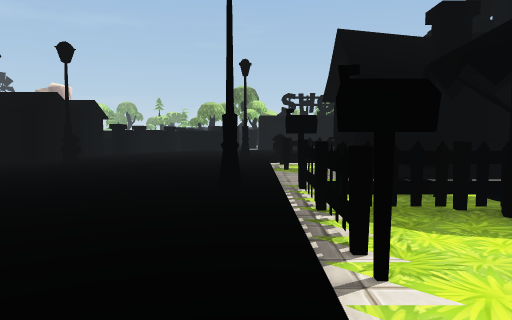
view 1 (above)

16 first-person views from a walk through a scene from a Unity 3-D project. The camera is 1.3 m above the floor, tilts 4° down and sees 70° across. The floor is counted in squares, 2 m on a side. Each view is taken from the middle of a square. On the plan, view 1 faces up. The plan holds only what a view shows up to about 11 squares ahead; the rest is blank. The place goes on beyond the plan. The player character is not drawn.

view 2
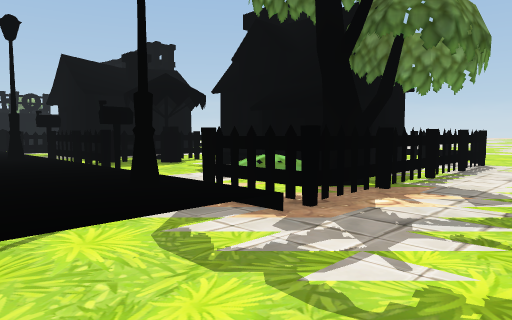

view 3
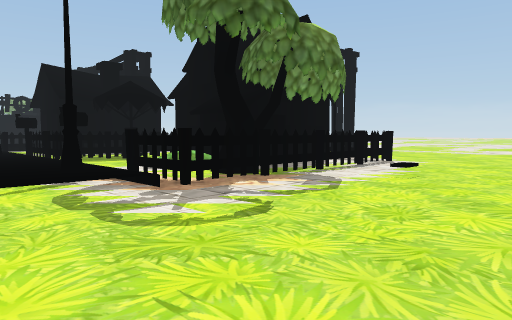

view 4
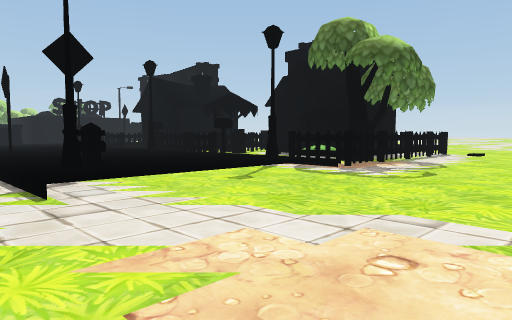

view 5
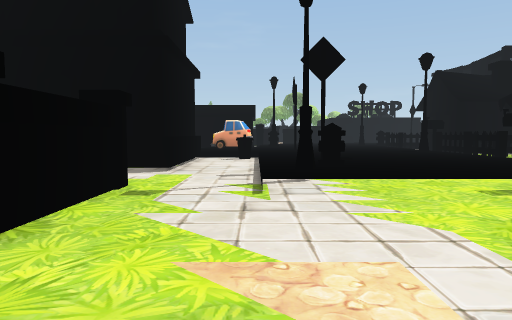

view 6
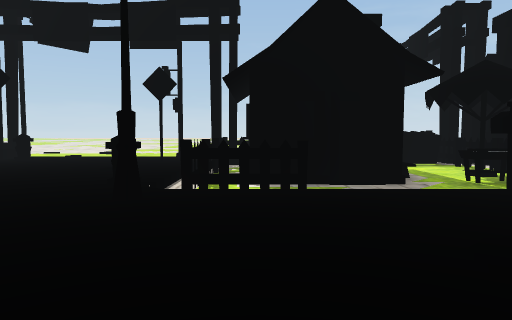

view 7
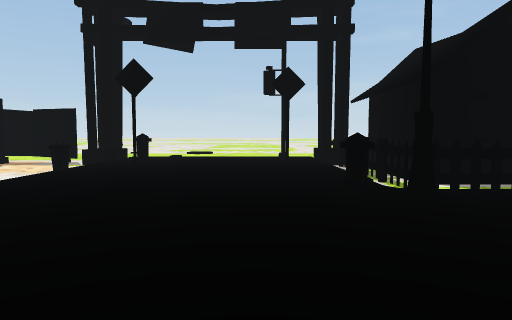

view 8
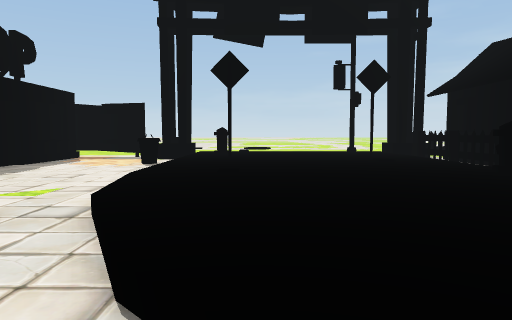

view 9
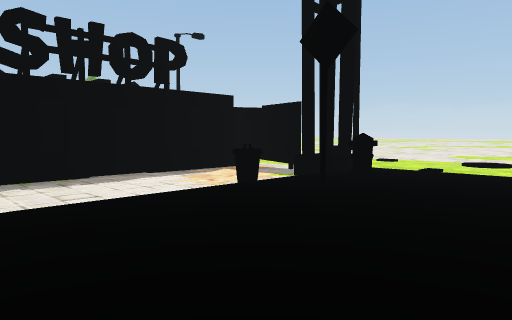

view 10
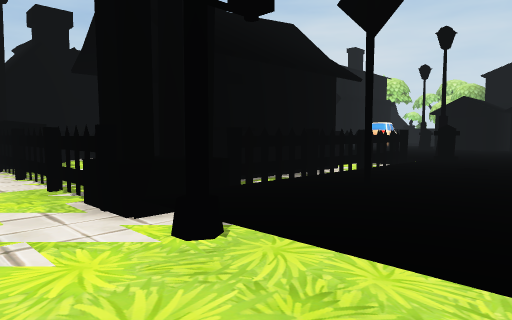

view 11
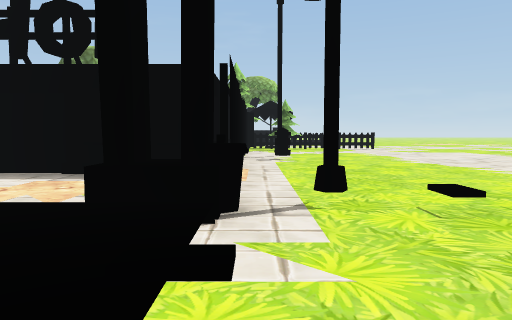

view 12
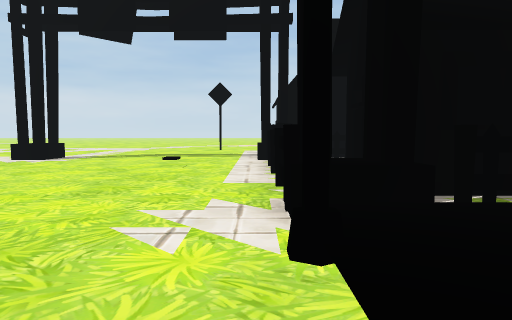

view 13
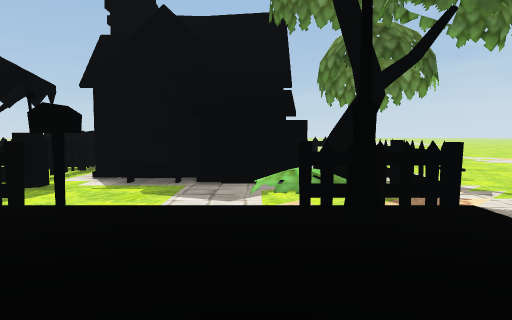

view 14
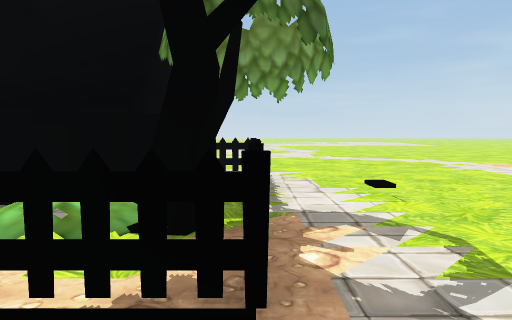

view 15
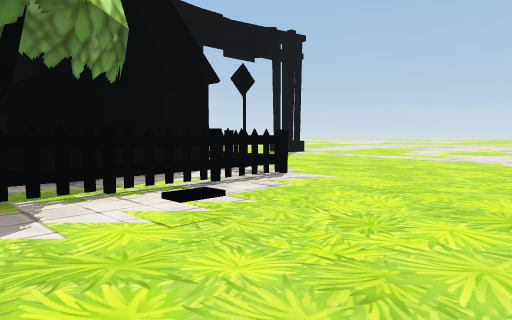

view 16
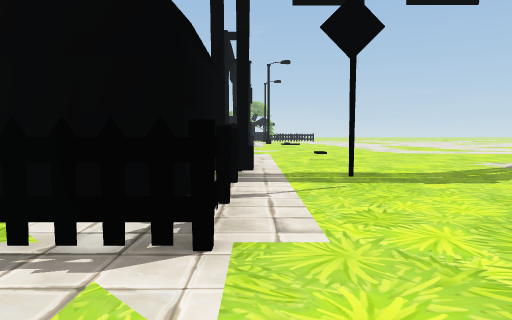

### Floor plan
Key: @ floor where view 1 was taken; # wall or solid block; x gap in a wall; . main floor; : floor 0.25 m higher than the main floor; / step, stairs or slope; ^ raised ledge; G garage; H hydrant; S streetlight; F fence; U house; M umbrella; B bottle; A bush; T tree; O other object.
Columns run from 10 left of view 1 to 8 right of it. Each row starts with its distance up from view 1.
 24                 ###
 23                 #.H
 22                 #..
 21                 #..
 20                 #..
 19            #######.
 18            ......#.
 17           .........
 16          /....x.^..
 15          / :::#H:..
 14       .    :::::://
 13            ::::::..
 12      G:   :::::::..
 11     G/:::::H:::::S.
 10    GGG::::SFFFFF#..
  9    G /:::::FUUUU#O.
  8      /H::::.U  U.F.
  7      :S::::.UUUU.F.
  6       :::::O....B..
  5 UU  ::#::::FM#..#O.
  4    #.^::::SFFBFFF..
  3    #./:::::F..UU#^.
  2    #./:::::O..U UF.
  1    #.//::::..UU U..
  0    ../H:::@//UUUUO.
 -1    #./S:::SFAT#UUF.
 -2     .//////F#FFFF..
 -3     ...............
 -4     ...............
 -5     ...............
 -6     ...............

Positions as (right, up) in squares from view 1, and headings:
1: (0, 0), facing up
2: (-2, -4), facing up-right
3: (-2, -6), facing up-right
4: (-6, -6), facing up-right
5: (-5, -6), facing up
6: (-4, 9), facing right
7: (-4, 12), facing right
8: (-4, 14), facing right
9: (0, 12), facing up-right
10: (8, 13), facing down-left
11: (7, 13), facing up
12: (7, 13), facing down
13: (-3, 0), facing right
14: (-1, -2), facing right
15: (2, -6), facing up-right
16: (7, -4), facing up
